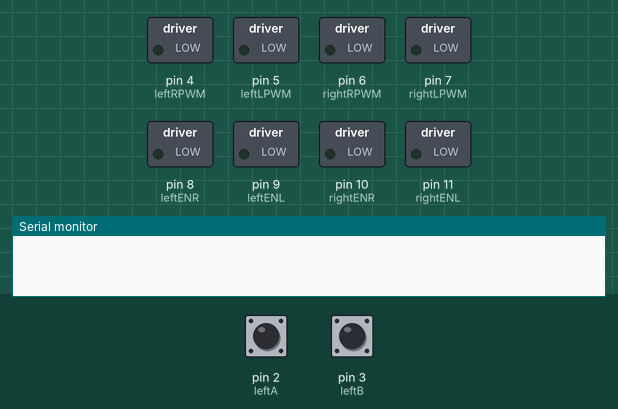
Recording of a sketch running on a simulated Arduino Uno, built with avr-gcc and run on an emulated ATmega328P. Parts: switched loads named in the sketch (green lamp = pin HIGH), the last lines printed to the serial monitor. The inputs (shaded band) are chosen by the test bench; at power-on: pin 2 (leftA) HIGH, pin 3 (leftB) HIGH.

Above: at 0.1 s.
At 3.2 s:
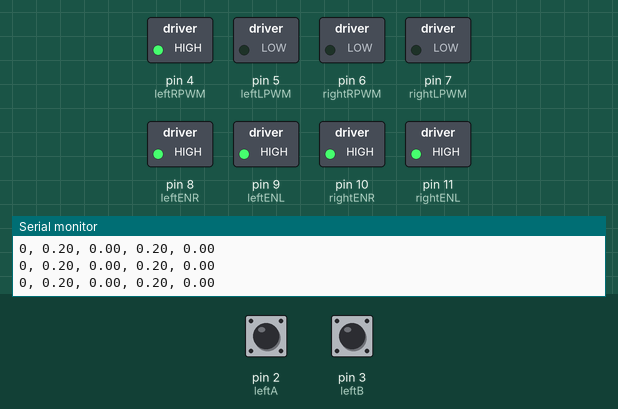
3.3 s: pin 2 (leftA) pulled LOW for 0.15 s
Timing chart, 0 to 4.6 s (numbered marks = the images above; inputs shaded):
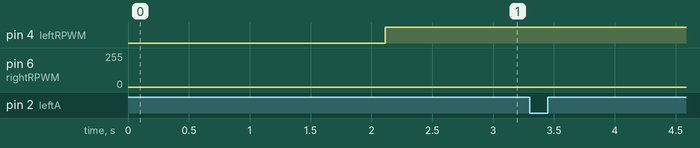

The sketch:

TestPID.ino
```cpp
#include <PID_v1.h>

//left motor
#define leftRPWM 4
#define leftLPWM 5
#define leftENR 8
#define leftENL 9

//right motor
#define rightRPWM 6
#define rightLPWM 7
#define rightENR 10
#define rightENL 11

//left encoder
#define leftA 2
#define leftB 3

//right encoder
#define rightA 19
#define rightB 18

const double metersToPulses = 1670.0; //for meter -> pulses conversion
const double wheelDistance = 0.25; //for angular velocity computation

//encoder variables
volatile long leftCounter = 0, rightCounter = 0;
const long encoderInterval = 10;
unsigned long lastTime, currentTime, startTime;
volatile bool changeLeft = false, changeRight = false;
double leftEncoderSpeed, rightEncoderSpeed;//measured speeds

//PID variables
const double KP = 1, KI = 1.5, KD = 0.05;
double leftMotorSpeed, rightMotorSpeed;
double leftOutput, rightOutput;
double leftPWM, rightPWM;

//ROS Twist linear and angular components
double linearX, angularZ;

PID leftSpeedPID(&leftEncoderSpeed, &leftOutput, &leftMotorSpeed, KP, KI, KD, DIRECT);
PID rightSpeedPID(&rightEncoderSpeed, &rightOutput, &rightMotorSpeed, KP, KI, KD, DIRECT);

void setup() {
  delay(2000);
  //define motor pin modes
  pinMode(leftRPWM, OUTPUT);
  pinMode(leftLPWM, OUTPUT);
  pinMode(rightRPWM, OUTPUT);
  pinMode(rightLPWM, OUTPUT);
  pinMode(leftENR, OUTPUT);
  pinMode(leftENL, OUTPUT);
  pinMode(rightENR, OUTPUT);
  pinMode(rightENL, OUTPUT);

  //enable motor movement in both directions
  digitalWrite(leftENL, HIGH);
  digitalWrite(leftENR, HIGH);
  digitalWrite(rightENL, HIGH);
  digitalWrite(rightENR, HIGH);

  Serial.begin(115200);
  //set encoder pin modes
  pinMode(leftA, INPUT_PULLUP);
  pinMode(leftB, INPUT_PULLUP);
  pinMode(rightA, INPUT_PULLUP);
  pinMode(rightB, INPUT_PULLUP);

  attachInterrupt(0, changeLeftA, RISING);
  attachInterrupt(4, changeRightA, RISING);

  lastTime = startTime = millis();

  //PID setup
  leftSpeedPID.SetOutputLimits(-100, 100);
  rightSpeedPID.SetOutputLimits(-100, 100);
  leftSpeedPID.SetSampleTime(10);
  rightSpeedPID.SetSampleTime(10);
  leftSpeedPID.SetMode(AUTOMATIC);
  rightSpeedPID.SetMode(AUTOMATIC);

  // //motor speeds
  // leftMotorSpeed = 0.2;
  // rightMotorSpeed = 0.2;

  //ROS Twist components
  linearX = 0.2;//in m/s
  angularZ = 0;//in rad/s

  // delay(1000);
}

void loop() {
  //compute encoder speed
  currentTime = millis();
  if(currentTime - lastTime >= encoderInterval){
    //compute speeds in pulses/millisecond
    leftEncoderSpeed = ((double)leftCounter)/((double)currentTime - lastTime);
    rightEncoderSpeed = ((double)rightCounter)/((double)currentTime - lastTime);
    //convert to meters/second
    leftEncoderSpeed = leftEncoderSpeed * 1000.0 / metersToPulses;
    rightEncoderSpeed = rightEncoderSpeed * 1000.0 / metersToPulses;
    Serial.print("0, ");
    Serial.print(leftMotorSpeed);
    Serial.print(", ");
    Serial.print(leftEncoderSpeed);
    Serial.print(", ");
    Serial.print(rightMotorSpeed);
    Serial.print(", ");
    Serial.println(rightEncoderSpeed);
    leftCounter = rightCounter = 0;
    lastTime += encoderInterval;
  }

  if(currentTime - startTime >= 5000){
    stop_moving();
  }

  //compute wheel velocities from linear and angular velocity components
  leftMotorSpeed = linearX - angularZ * wheelDistance / 2.0;
  rightMotorSpeed = linearX + angularZ * wheelDistance / 2.0;
  //apply PID
  leftSpeedPID.Compute();
  rightSpeedPID.Compute();
  leftPWM += leftOutput;
  rightPWM += rightOutput;
  // Serial.print(leftPWM);
  // Serial.print(", ");
  // Serial.println(rightPWM);
  if(leftPWM >=0){
    analogWrite(leftRPWM, leftPWM);
    analogWrite(leftLPWM, 0);
  }else{
    analogWrite(leftRPWM, 0);
    analogWrite(leftLPWM, -leftPWM);
  }
  if(rightPWM >=0){
    analogWrite(rightRPWM, rightPWM);
    analogWrite(rightLPWM, 0);
  }else{
    analogWrite(rightRPWM, 0);
    analogWrite(rightLPWM, -rightPWM);
  }
}

void stop_moving(){
  analogWrite(leftLPWM, 0);
  analogWrite(leftRPWM, 0);
  analogWrite(rightLPWM, 0);
  analogWrite(rightRPWM, 0);
  digitalWrite(leftENL, LOW);
  digitalWrite(leftENR, LOW);
  digitalWrite(rightENL, LOW);
  digitalWrite(rightENR, LOW);
  leftPWM = rightPWM = 0;
}

void changeLeftA(){
  if(digitalRead(leftA)!=digitalRead(leftB)){
    //clockwise but reversed -> forward is +
    leftCounter--;
  }else{
    //counterclockwise but reversed
    leftCounter++;
  }
  changeLeft = true;
}

void changeRightA(){
  if(digitalRead(rightA)!=digitalRead(rightB)){
    //clockwise
    rightCounter++;
  }else{
    //counterclockwise
    rightCounter--;
  }
  changeRight = true;
}
```
